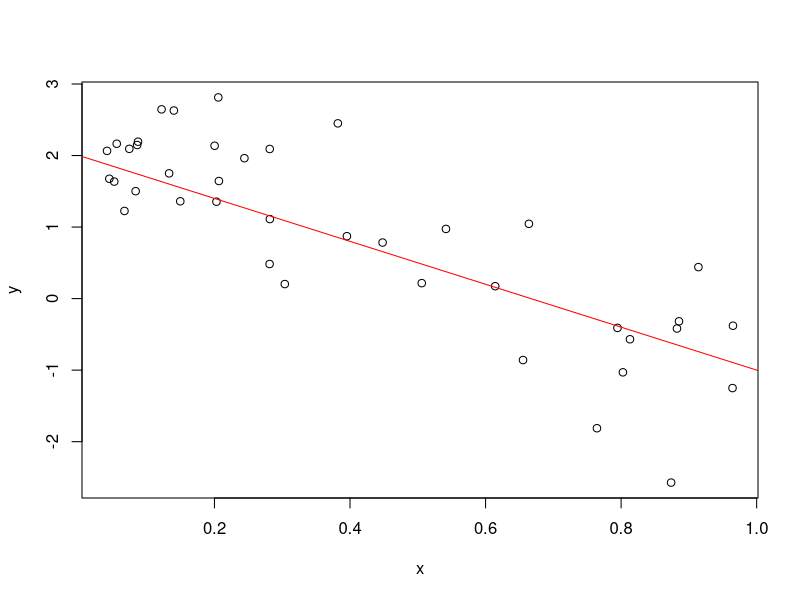

Here is the R script that generated this plot:
##This is a test script

##This is an edit to the file

## testing adding comments as a collaborator.

## another test of adding a comment.



## defining variables for use 
a <- 2
b <- -3
sigSq <- 0.5
x <- runif(40)
y <- a + b*x + rnorm(40,sd = sqrt(sigSq))

## plot the line
plot(x,y)

## put a line through the plot
abline(a,b, col="red")


## can use export feature to save an image of the plot (e.g. a .png file)
## but this isn't recommended because isn't exactly reproducible (not embedded in
## the code).  Also slower (as manually need to save after changes), particularly
## if running more than one plot.

## instead, can have a command to save image for you (here a pdf), so anyone who 
## runs the script gets the same plot as you, and is reproducible (as a bonus,
## may also be able to find this R code in search features)
dev.print(pdf, "toyline plot.pdf")

## if putting things online, good to have *.png formats
dev.print(png, "toylinePlot.png", width=480)

